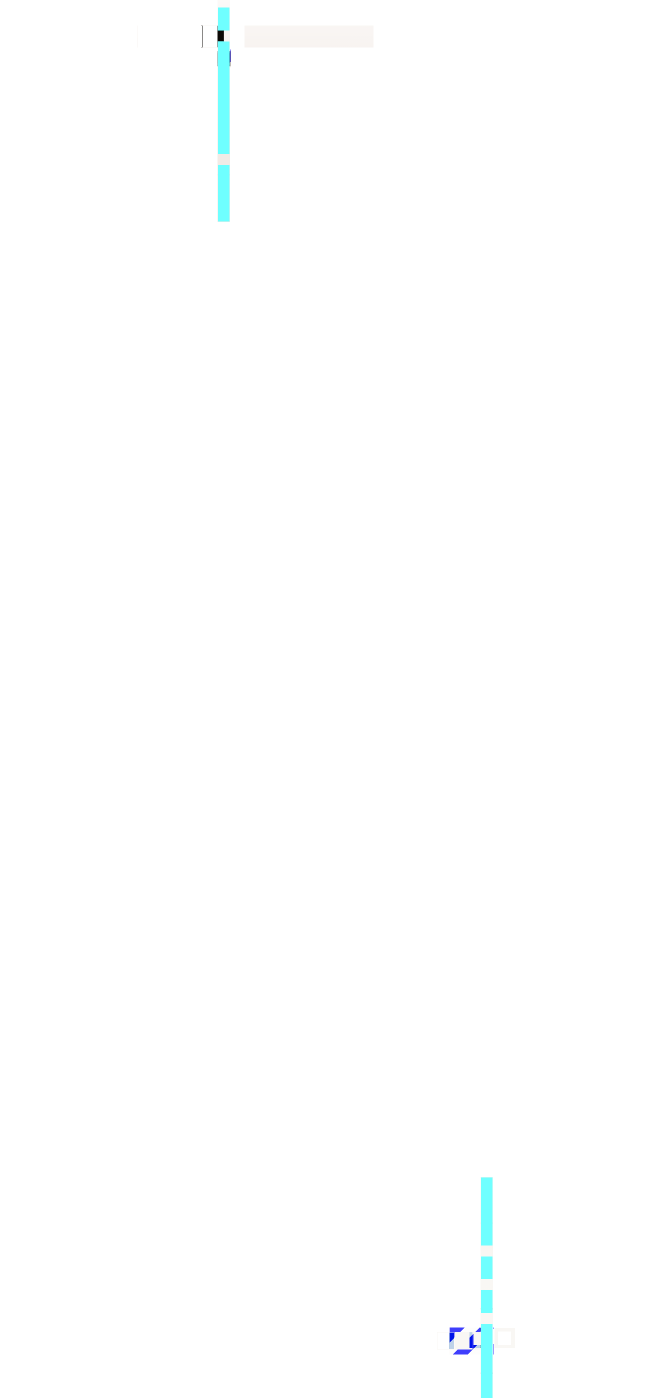
#> input picture atlas/test/failures/12-watch_isolatedDiff.png, 1290 x 2796 px (shown at 1/2 size); its folder holds 2 pictures in this run
$ python shrink_screenshots.py ../../atlas/test/failures out.png
#> lines starting #> are read from the running program, lines starting #| are printed output that depends on the picture
"""Shrink the captured screens for the README.

`test/screenshots.dart` writes at 3x into `screenshots/`, which is seven
megabytes and not worth versioning. This resamples them to 1x into
`docs/screenshots/`, which is what the README points at.

    flutter test --update-goldens test/screenshots.dart
    python3 tool/shrink_screenshots.py
"""
import os
import sys

from PIL import Image

SRC = sys.argv[1] if len(sys.argv) > 1 else 'screenshots'
DST = sys.argv[2] if len(sys.argv) > 2 else 'docs/screenshots'
WIDTH = 430  # the logical width the screens are captured at

os.makedirs(DST, exist_ok=True)
total = 0
for name in sorted(os.listdir(SRC)):
    if not name.endswith('.png'):
        continue
    image = Image.open(os.path.join(SRC, name)).convert('RGB')
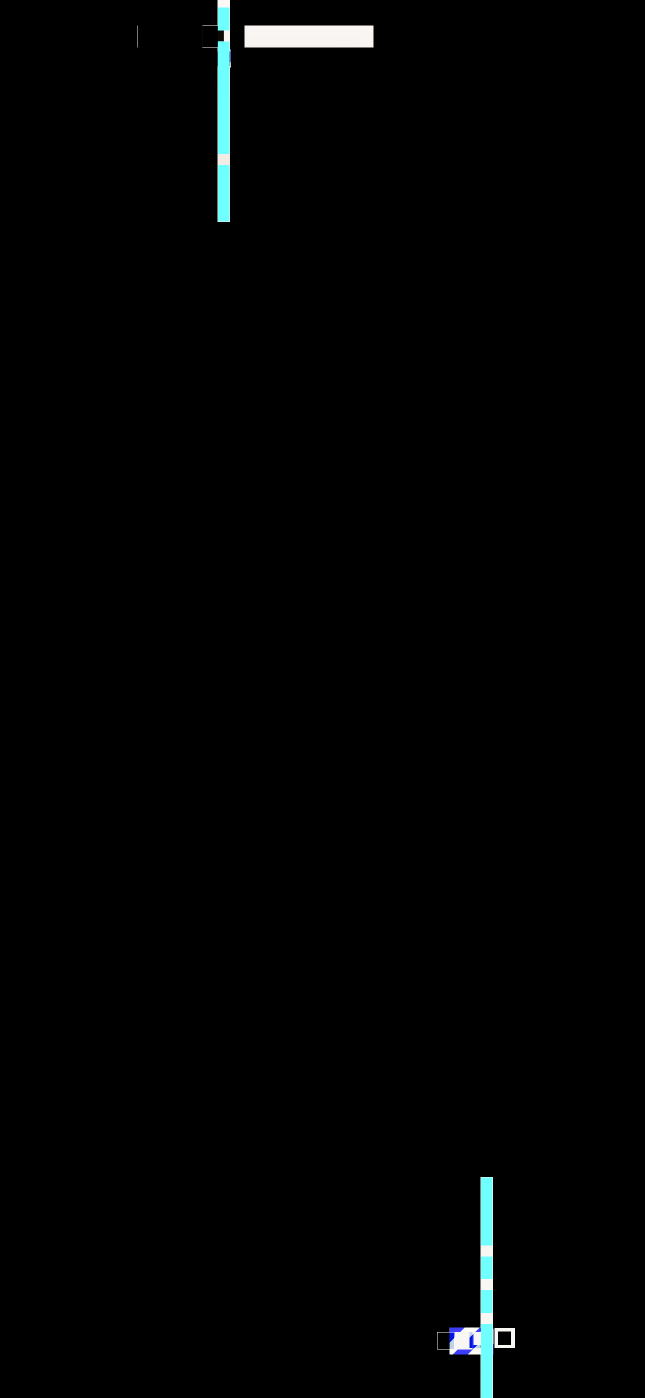
#> image: PIL image 1290x2796 RGB (shown at 1/2 size); mean R, G, B 1.9, 2.6, 2.6
    height = round(image.height * WIDTH / image.width)
#> height = 932
    image.resize((WIDTH, height), Image.LANCZOS).save(
        os.path.join(DST, name), optimize=True
    )
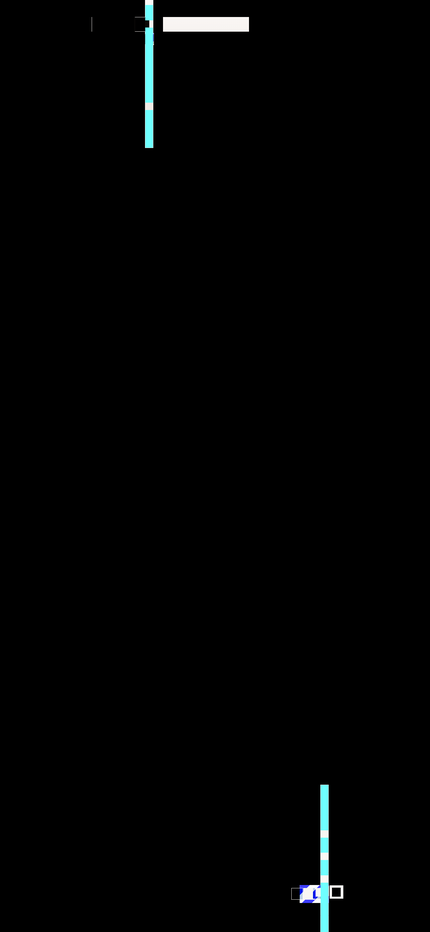
#> saved as 12-watch_isolatedDiff.png: PIL image 430x932 RGB; mean R, G, B 1.9, 2.6, 2.6
    total += os.path.getsize(os.path.join(DST, name))
#> pass 2 of the loop `for name in sorted(os.listdir(SRC)):`:
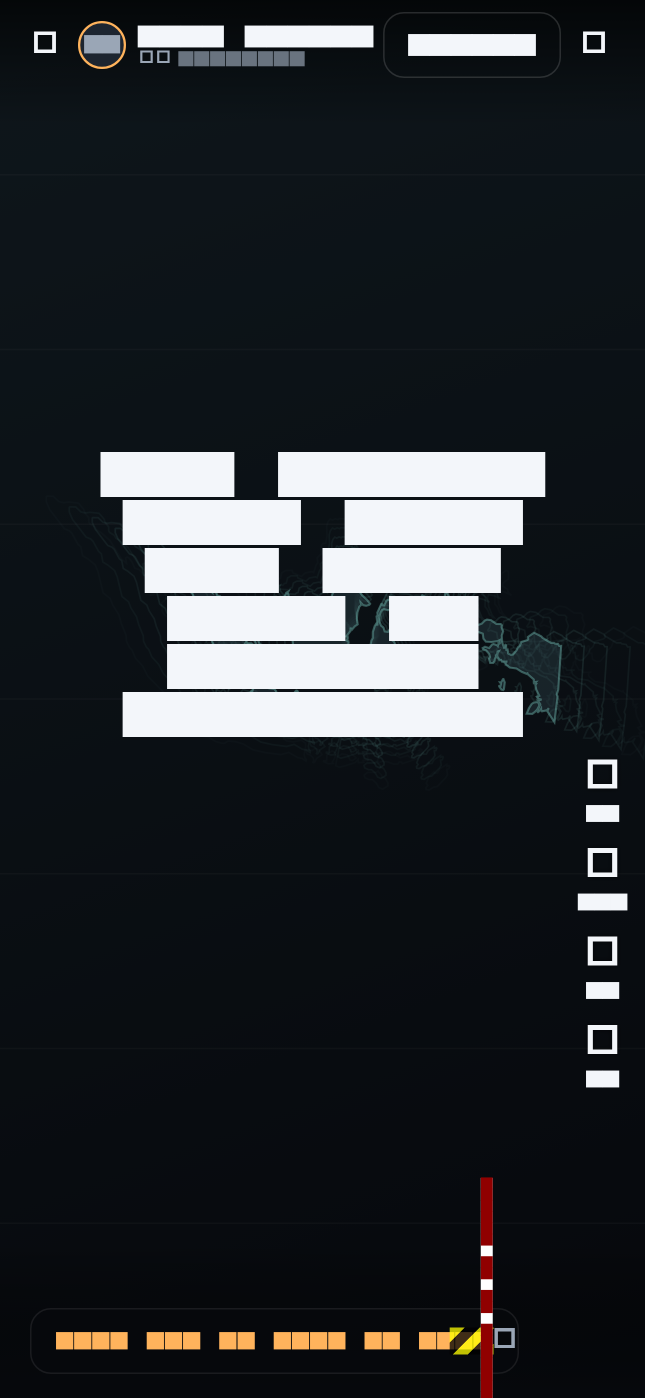
#> input picture atlas/test/failures/12-watch_masterImage.png, 1290 x 2796 px (shown at 1/2 size)
#> `image.resize((WIDTH, height), Image.LANCZOS).save( os.path.join(DST, n..`:
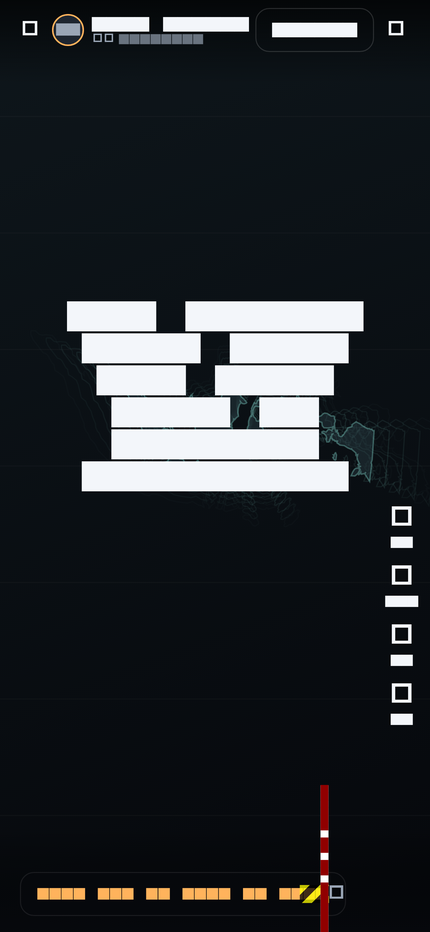
#> saved as 12-watch_masterImage.png: PIL image 430x932 RGB; mean R, G, B 39.3, 43.1, 46.6

print(f'{len(os.listdir(DST))} screenshots, {total // 1024} KB in {DST}')
